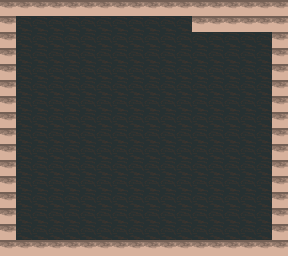

A 2D game scene composited from a Tiled map and its tileset images. What follows is a short description and the map's XML, with every tile layer's data as written:
An orthogonal 18x16 tile map with 16x16 px tiles, 1 tile layer (Tile Layer 1) and 4 objects (SPAWN, FLOORCOLLISION, RIGHTCOLLISION, LEFTCOLLISION).

<map version="1.4" tiledversion="1.4.2" orientation="orthogonal" renderorder="right-down" width="18" height="16" tilewidth="16" tileheight="16" infinite="0" nextlayerid="5" nextobjectid="42">
 <tileset firstgid="1" name="tileset" tilewidth="16" tileheight="16" tilecount="2" columns="0">
  <grid orientation="orthogonal" width="1" height="1" />
  <tile id="0">
   <image width="16" height="16" source="Raw Assets/Tilesets/temp_bg.png" />
  </tile>
  <tile id="1">
   <properties>
    <property name="Solid" type="bool" value="false" />
   </properties>
   <image width="16" height="16" source="Raw Assets/Tilesets/temp_floor.png" />
  </tile>
 </tileset>
 <layer id="1" name="Tile Layer 1" width="18" height="16">
  <data encoding="csv">
2,2,2,2,2,2,2,2,2,2,2,2,2,2,2,2,2,2,
2,1,1,1,1,1,1,1,1,1,1,1,2,2,2,2,2,2,
2,1,1,1,1,1,1,1,1,1,1,1,1,1,1,1,1,2,
2,1,1,1,1,1,1,1,1,1,1,1,1,1,1,1,1,2,
2,1,1,1,1,1,1,1,1,1,1,1,1,1,1,1,1,2,
2,1,1,1,1,1,1,1,1,1,1,1,1,1,1,1,1,2,
2,1,1,1,1,1,1,1,1,1,1,1,1,1,1,1,1,2,
2,1,1,1,1,1,1,1,1,1,1,1,1,1,1,1,1,2,
2,1,1,1,1,1,1,1,1,1,1,1,1,1,1,1,1,2,
2,1,1,1,1,1,1,1,1,1,1,1,1,1,1,1,1,2,
2,1,1,1,1,1,1,1,1,1,1,1,1,1,1,1,1,2,
2,1,1,1,1,1,1,1,1,1,1,1,1,1,1,1,1,2,
2,1,1,1,1,1,1,1,1,1,1,1,1,1,1,1,1,2,
2,1,1,1,1,1,1,1,1,1,1,1,1,1,1,1,1,2,
2,1,1,1,1,1,1,1,1,1,1,1,1,1,1,1,1,2,
2,2,2,2,2,2,2,2,2,2,2,2,2,2,2,2,2,2
</data>
 </layer>
 <objectgroup id="3" name="SPAWN">
  <object id="14" name="SPAWN" x="29.6153" y="210.036" width="15.5" height="17" />
 </objectgroup>
 <objectgroup id="4" name="COLLISION">
  <object id="34" name="FLOORCOLLISION" x="0.625" y="239.133" width="287.539" height="16.8199" />
  <object id="40" name="RIGHTCOLLISION" x="272.017" y="-0.0210489" width="15.9878" height="239.719" />
  <object id="41" name="LEFTCOLLISION" x="-0.800946" y="4.80567" width="15.6184" height="234.677" />
 </objectgroup>
</map>
